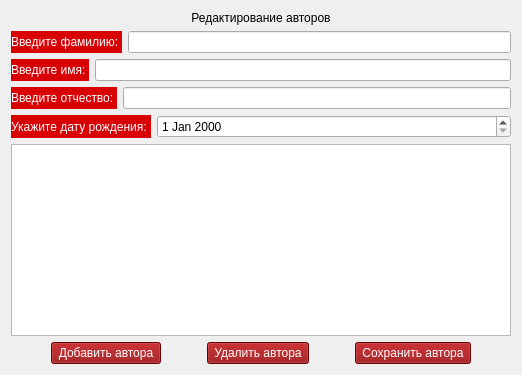
        <widget class="QWidget" name="page_2">
         <layout class="QVBoxLayout" name="verticalLayout_16">
          <item>
           <layout class="QHBoxLayout" name="horizontalLayout_25">
            <item>
             <widget class="QLabel" name="label_22">
              <property name="styleSheet">
               <string notr="true">font: 11pt &quot;Comic Sans MS&quot;;</string>
              </property>
              <property name="text">
               <string>Редактирование авторов</string>
              </property>
              <property name="alignment">
               <set>Qt::AlignCenter</set>
              </property>
             </widget>
            </item>
           </layout>
          </item>
          <item>
           <layout class="QVBoxLayout" name="verticalLayout_17">
            <item>
             <layout class="QHBoxLayout" name="horizontalLayout_29" stretch="0,100">
              <item>
               <widget class="QLabel" name="label_24">
                <property name="styleSheet">
                 <string notr="true">background-color: rgb(216, 0, 4);
color: rgb(255, 255, 255);
font: 9pt &quot;Comic Sans MS&quot;;</string>
                </property>
                <property name="text">
                 <string>Введите фамилию: </string>
                </property>
               </widget>
              </item>
              <item>
               <widget class="QLineEdit" name="edit_f"/>
              </item>
             </layout>
            </item>
            <item>
             <layout class="QHBoxLayout" name="horizontalLayout_30" stretch="0,100">
              <item>
               <widget class="QLabel" name="label_25">
                <property name="styleSheet">
                 <string notr="true">background-color: rgb(216, 0, 4);
color: rgb(255, 255, 255);
font: 9pt &quot;Comic Sans MS&quot;;</string>
                </property>
                <property name="text">
                 <string>Введите имя: </string>
                </property>
               </widget>
              </item>
              <item>
               <widget class="QLineEdit" name="edit_i"/>
              </item>
             </layout>
            </item>
            <item>
             <layout class="QHBoxLayout" name="horizontalLayout_31" stretch="0,100">
              <item>
               <widget class="QLabel" name="label_26">
                <property name="styleSheet">
                 <string notr="true">background-color: rgb(216, 0, 4);
color: rgb(255, 255, 255);
font: 9pt &quot;Comic Sans MS&quot;;</string>
                </property>
                <property name="text">
                 <string>Введите отчество: </string>
                </property>
               </widget>
              </item>
              <item>
               <widget class="QLineEdit" name="edit_o"/>
              </item>
             </layout>
            </item>
            <item>
             <layout class="QHBoxLayout" name="horizontalLayout_32" stretch="0,100">
              <item>
               <widget class="QLabel" name="label_23">
                <property name="styleSheet">
                 <string notr="true">background-color: rgb(216, 0, 4);
color: rgb(255, 255, 255);
font: 9pt &quot;Comic Sans MS&quot;;</string>
                </property>
                <property name="text">
                 <string>Укажите дату рождения: </string>
                </property>
               </widget>
              </item>
              <item>
               <widget class="QDateEdit" name="date_author"/>
              </item>
             </layout>
            </item>
           </layout>
          </item>
          <item>
           <widget class="QTableWidget" name="table_author"/>
          </item>
          <item>
           <layout class="QHBoxLayout" name="horizontalLayout_27">
            <item>
             <spacer name="horizontalSpacer_26">
              <property name="orientation">
               <enum>Qt::Horizontal</enum>
              </property>
              <property name="sizeHint" stdset="0">
               <size>
                <width>40</width>
                <height>20</height>
               </size>
              </property>
             </spacer>
            </item>
            <item>
             <widget class="QPushButton" name="btn_new_author">
              <property name="styleSheet">
               <string notr="true">background-color: rgb(143, 0, 2);
font: 9pt &quot;Comic Sans MS&quot;;
color: rgb(255, 255, 255);</string>
              </property>
              <property name="text">
               <string> Добавить автора </string>
              </property>
             </widget>
            </item>
            <item>
             <spacer name="horizontalSpacer_25">
              <property name="orientation">
               <enum>Qt::Horizontal</enum>
              </property>
              <property name="sizeHint" stdset="0">
               <size>
                <width>40</width>
                <height>20</height>
               </size>
              </property>
             </spacer>
            </item>
            <item>
             <widget class="QPushButton" name="btn_delete_author">
              <property name="styleSheet">
               <string notr="true">background-color: rgb(143, 0, 2);
font: 9pt &quot;Comic Sans MS&quot;;
color: rgb(255, 255, 255);</string>
              </property>
              <property name="text">
               <string> Удалить автора </string>
              </property>
             </widget>
            </item>
            <item>
             <spacer name="horizontalSpacer_24">
              <property name="orientation">
               <enum>Qt::Horizontal</enum>
              </property>
              <property name="sizeHint" stdset="0">
               <size>
                <width>40</width>
                <height>20</height>
               </size>
              </property>
             </spacer>
            </item>
            <item>
             <widget class="QPushButton" name="btn_save_author">
              <property name="styleSheet">
               <string notr="true">background-color: rgb(143, 0, 2);
font: 9pt &quot;Comic Sans MS&quot;;
color: rgb(255, 255, 255);</string>
              </property>
              <property name="text">
               <string> Сохранить автора </string>
              </property>
             </widget>
            </item>
            <item>
             <spacer name="horizontalSpacer_23">
              <property name="orientation">
               <enum>Qt::Horizontal</enum>
              </property>
              <property name="sizeHint" stdset="0">
               <size>
                <width>40</width>
                <height>20</height>
               </size>
              </property>
             </spacer>
            </item>
           </layout>
          </item>
         </layout>
        </widget>
